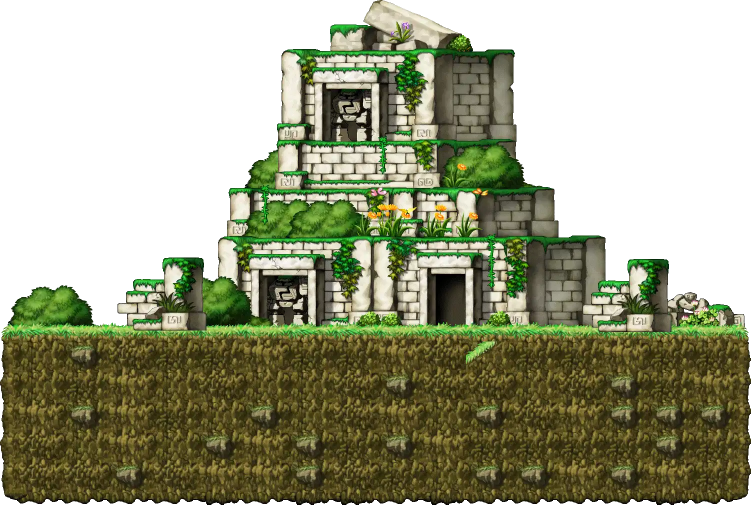
#> input picture assets/map/106010104_bg.png, 1501 x 1009 px (shown at 1/2 size)
$ python track_extract.py
#> lines starting #> are read from the running program, lines starting #| are printed output that depends on the picture
#!/usr/bin/env python3
"""Track camera offsets of every video frame against the map render, then
extract moving-sprite cutouts (player/pets) and a stitched sky canvas.

Outputs:
  data/camera_track.json   [{frame, camX, camY, px, py}]  (world = screen + cam)
  out/cut/frame_XXXX.png   RGBA cutouts of the tracked sprite cluster
  out/track_debug/f_XXXX.jpg  frame with cam+player box drawn (sampled)
  out/sky.png              sky canvas in world coordinates
"""
import json, os, sys
import numpy as np
from PIL import Image

R = os.path.dirname(os.path.dirname(os.path.abspath(__file__)))
FRAMES_DIR = "/tmp/mxd_all"
BG_PATH = f"{R}/assets/map/106010104_bg.png"
OUT_TRACK = f"{R}/data/camera_track.json"
OUT_CUT = "/tmp/mxd_cut"
OUT_DBG = "/tmp/mxd_dbg"

MAP_X, MAP_Y = -347, -353          # world coords of bg image origin
W, H = 1280, 724

def load_frames():
    files = sorted(os.listdir(FRAMES_DIR))
    return files

def build_samples(bg_rgb, bg_a):
    """Sample points on the bg that are opaque and in low-texture areas."""
    h, w = bg_a.shape
    pts = []
    step = 9
    for y in range(0, h - step, step):
        for x in range(0, w - step, step):
            if bg_a[y, x] < 250:
                continue
            patch = bg_rgb[y:y+step, x:x+step].astype(np.int16)
            if patch.std(axis=(0, 1)).mean() < 6.0:   # flat area -> robust
                pts.append((x + step // 2, y + step // 2))
    return np.array(pts, dtype=np.int32)  # (N,2)

# [43 lines left out: functions frame_diff_score, match_camera, moving_mask, not called in this run]

def main():
    os.makedirs(OUT_CUT, exist_ok=True)
    os.makedirs(OUT_DBG, exist_ok=True)
    bg = Image.open(BG_PATH).convert("RGBA")
#> bg is the input picture: PIL image 1501x1009 RGBA; mean R, G, B, A 61.7, 64.2, 37.9, 157
    bgrgb = np.asarray(bg, dtype=np.uint8)
    bg_a = bgrgb[:, :, 3]
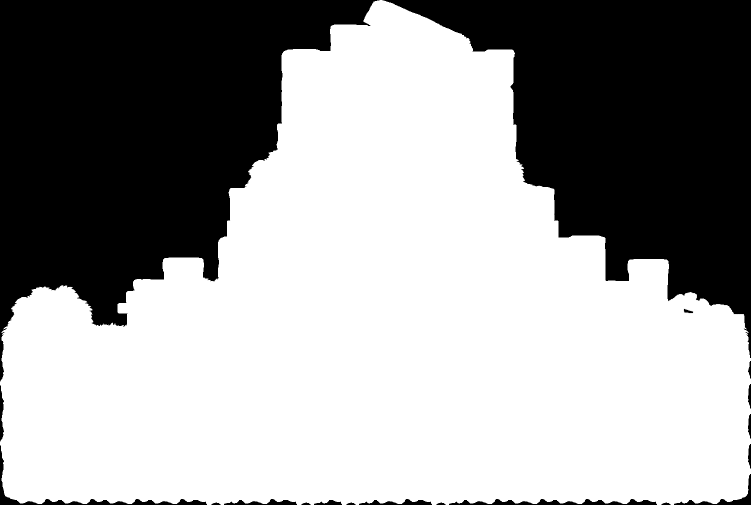
#> bg_a: shape (1009, 1501) (shown at 1/2 size); min 0, max 255, mean 157
    bg_rgb = bgrgb[:, :, :3]
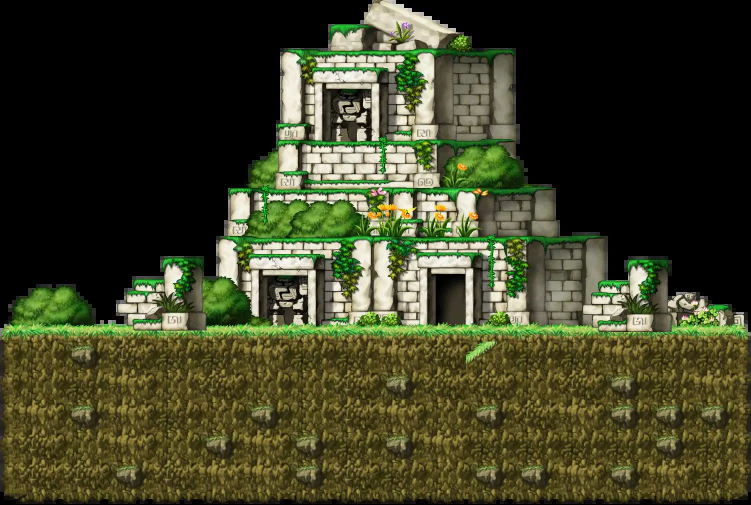
#> bg_rgb: shape (1009, 1501, 3) (shown at 1/2 size); mean R, G, B 61.7, 64.2, 37.9
    samples = build_samples(bg_rgb, bg_a)
#> after the loop in build_samples, `for y in range(0, h - step, step):`: pts = 507 pairs, first value 22 to 1471, second value 31 to 1003
#> samples has the same summary as pts in build_samples
    print(f"samples: {len(samples)}")
#| samples: 507

    files = load_frames()
    track = []
    prev_cam = None
    prev_box = None
    debug_every = 40
    for i, fn in enumerate(files):
        frgb = np.asarray(Image.open(f"{FRAMES_DIR}/{fn}").convert("RGB"), dtype=np.uint8)
        cam, score = match_camera(frgb, bg_rgb, samples, prev_cam)
        prev_cam = cam
        # moving mask & player cluster
        mask, valid = moving_mask(frgb, bg_rgb, cam)
        if not valid:
            mask = np.zeros((H, W), bool)
        # player prior: near previous box
        px, py, pw, ph = None, None, 0, 0
        from scipy import ndimage  # may not exist; fallback below
        lab, n = ndimage.label(mask)
        if n:
            best = None
            for sl in ndimage.find_objects(lab):
                hgt = sl[0].stop - sl[0].start
                wid = sl[1].stop - sl[1].start
                if hgt < 18 or hgt > 140 or wid > 160:
                    continue
                cx = (sl[1].start + sl[1].stop) / 2
                cy = sl[0].stop   # feet
                if prev_box is not None:
                    d = abs(cx - (prev_box[0] + prev_box[2] / 2)) + abs(cy - (prev_box[1] + prev_box[3]))
                else:
                    d = 0
                if best is None or d < best[0]:
                    best = (d, sl, wid, hgt)
            if best:
                sl = best[1]
                px, py, pw, ph = sl[1].start, sl[0].start, best[2], best[3]
                # cutout with 2px margin, alpha from mask dilated
                m = mask[sl][None][0]
                sub = mask[max(0, py - 2):py + ph + 2, max(0, px - 2):px + pw + 2]
                rgba = frgb[max(0, py - 2):py + ph + 2, max(0, px - 2):px + pw + 2].copy()
                msub = sub.copy()
                alpha = (msub * 255).astype(np.uint8)
                out = np.dstack([rgba, alpha])
                Image.fromarray(out, "RGBA").save(f"{OUT_CUT}/frame_{i:04d}.png")
                prev_box = (px, py, pw, ph)
        track.append({"frame": i, "file": fn, "camX": cam[0], "camY": cam[1],
                      "box": [int(px) if px is not None else None,
                              int(py) if py is not None else None,
                              int(pw) if pw is not None else 0,
                              int(ph) if ph is not None else 0]})
        if i % debug_every == 0:
            dbg = frgb.copy()
            if px is not None:
                dbg[py:py + ph, px:px + pw] = (dbg[py:py + ph, px:px + pw] * 0.5 + np.array([255, 0, 0]) * 0.5).astype(np.uint8)
            Image.fromarray(dbg).save(f"{OUT_DBG}/f_{i:04d}.jpg", quality=88)
        if i % 100 == 0:
            print(i, cam, round(score, 1), flush=True)
    json.dump(track, open(OUT_TRACK, "w"), indent=0)
    print("saved", OUT_TRACK)

if __name__ == "__main__":
#> (the run stopped early here; a loop or call above may not have finished)
